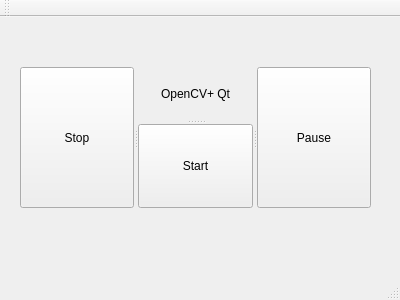
<?xml version="1.0" encoding="UTF-8"?>
<ui version="4.0">
 <class>MainWindow</class>
 <widget class="QMainWindow" name="MainWindow">
  <property name="geometry">
   <rect>
    <x>0</x>
    <y>0</y>
    <width>400</width>
    <height>300</height>
   </rect>
  </property>
  <property name="windowTitle">
   <string>MainWindow</string>
  </property>
  <widget class="QWidget" name="centralWidget">
   <widget class="QSplitter" name="splitter_4">
    <property name="geometry">
     <rect>
      <x>20</x>
      <y>50</y>
      <width>351</width>
      <height>141</height>
     </rect>
    </property>
    <property name="orientation">
     <enum>Qt::Horizontal</enum>
    </property>
    <widget class="QSplitter" name="splitter_2">
     <property name="orientation">
      <enum>Qt::Vertical</enum>
     </property>
     <widget class="QPushButton" name="stopButton">
      <property name="text">
       <string>Stop</string>
      </property>
     </widget>
    </widget>
    <widget class="QSplitter" name="splitter_3">
     <property name="orientation">
      <enum>Qt::Vertical</enum>
     </property>
     <widget class="QLabel" name="label">
      <property name="text">
       <string>OpenCV+ Qt</string>
      </property>
      <property name="textFormat">
       <enum>Qt::PlainText</enum>
      </property>
      <property name="scaledContents">
       <bool>false</bool>
      </property>
      <property name="alignment">
       <set>Qt::AlignCenter</set>
      </property>
      <property name="wordWrap">
       <bool>false</bool>
      </property>
     </widget>
     <widget class="QPushButton" name="startButton">
      <property name="text">
       <string>Start</string>
      </property>
     </widget>
    </widget>
    <widget class="QSplitter" name="splitter">
     <property name="orientation">
      <enum>Qt::Vertical</enum>
     </property>
     <widget class="QPushButton" name="pauseButton">
      <property name="text">
       <string>Pause</string>
      </property>
     </widget>
    </widget>
   </widget>
  </widget>
  <widget class="QMenuBar" name="menuBar">
   <property name="geometry">
    <rect>
     <x>0</x>
     <y>0</y>
     <width>400</width>
     <height>25</height>
    </rect>
   </property>
  </widget>
  <widget class="QToolBar" name="mainToolBar">
   <attribute name="toolBarArea">
    <enum>TopToolBarArea</enum>
   </attribute>
   <attribute name="toolBarBreak">
    <bool>false</bool>
   </attribute>
  </widget>
  <widget class="QStatusBar" name="statusBar"/>
 </widget>
 <layoutdefault spacing="6" margin="11"/>
 <resources/>
 <connections/>
</ui>
